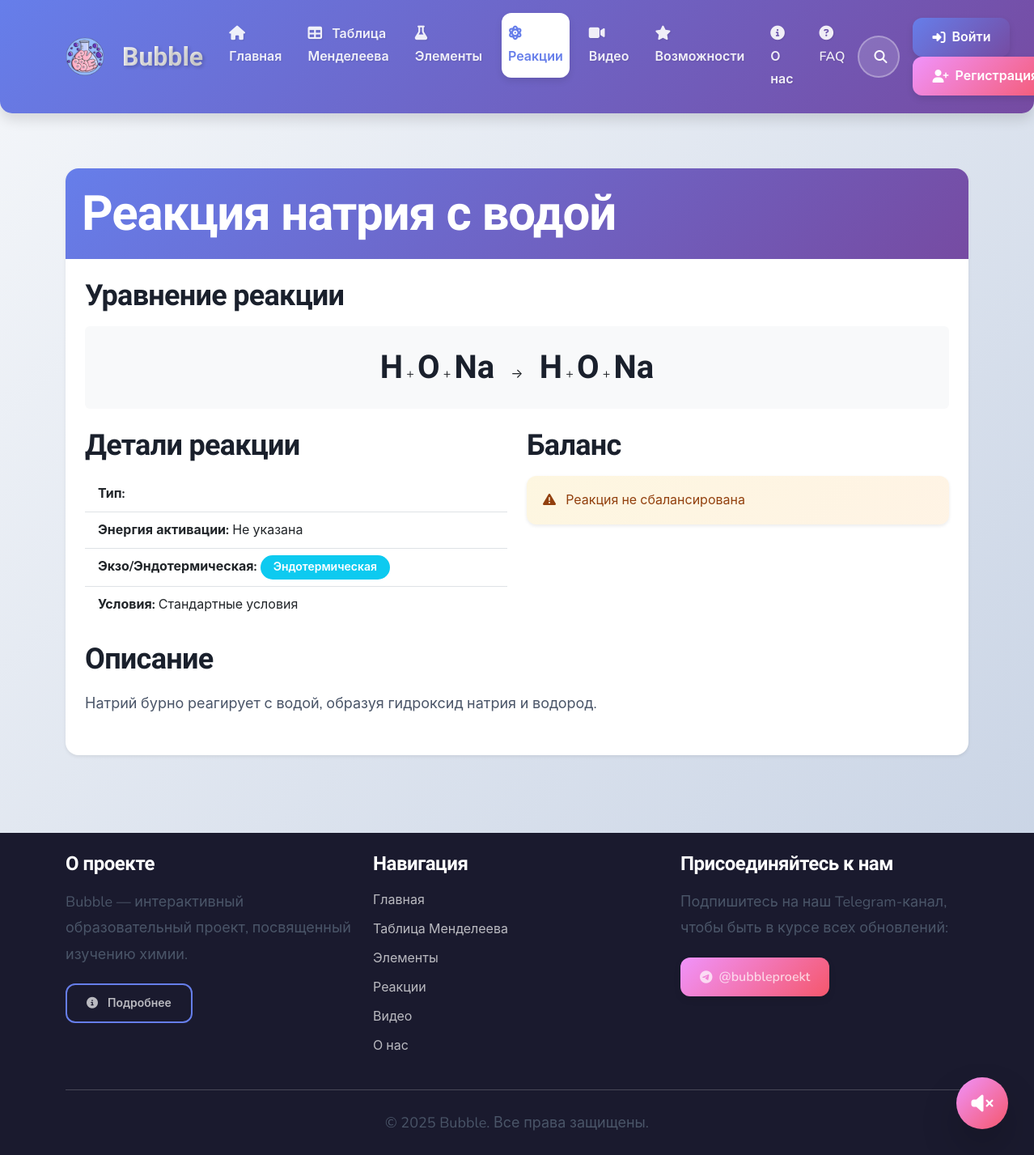
Screenshot of /chemistry/reactions/11/ with the database file from the repository.
### chemistry/models.py (models this page shows, shortened)
class ChemicalReaction(models.Model):
    name = models.CharField(_('Название'), max_length=200)
    reactants = models.ManyToManyField(Element, related_name='reactions_as_reactant',
                                        verbose_name=_('Реагенты'))
    products = models.ManyToManyField(Element, related_name='reactions_as_product',
                                      verbose_name=_('Продукты'))
    reaction_formula = models.CharField(_('Формула реакции'), max_length=255)
    description = models.TextField(_('Описание'), blank=True)
    video = models.FileField(_('Видео реакции'), upload_to='reaction_videos/', blank=True, null=True)
    image = models.ImageField(_('Изображение'), upload_to='reaction_images/', blank=True, null=True)
    is_active = models.BooleanField(_('Активна'), default=True)
    class Meta:
        verbose_name = _('Химическая реакция')
        verbose_name_plural = _('Химические реакции')

class Element(models.Model):
    STATE_CHOICES = [
        ('solid', _('Твёрдое')),
        ('liquid', _('Жидкое')),
        ('gas', _('Газообразное')),
    ]
    name = models.CharField(_('Название'), max_length=100)
    symbol = models.CharField(_('Символ'), max_length=3)
    atomic_number = models.PositiveSmallIntegerField(_('Атомный номер'), unique=True)
    atomic_weight = models.FloatField(_('Атомная масса'))
    group = models.PositiveSmallIntegerField(_('Группа'), null=True, blank=True)
    period = models.PositiveSmallIntegerField(_('Период'))
    category = models.ForeignKey(ElementCategory, on_delete=models.CASCADE,
                                 related_name='elements', verbose_name=_('Категория'))
    state = models.CharField(_('Агрегатное состояние'), max_length=10, choices=STATE_CHOICES, default='solid')
    image = models.ImageField(_('Изображение'), upload_to='elements/', blank=True, null=True)
    description = models.TextField(_('Описание'), blank=True)
    fun_facts = models.TextField(_('Интересные факты'), blank=True)
    is_active = models.BooleanField(_('Активен'), default=True)
    created_at = models.DateTimeField(_('Дата создания'), auto_now_add=True)
    updated_at = models.DateTimeField(_('Дата обновления'), auto_now=True)
    class Meta:
        verbose_name = _('Химический элемент')
        verbose_name_plural = _('Химические элементы')
        ordering = ['atomic_number']

### chemistry/views.py (the view)
# urls.py: path('reactions/<int:pk>/', views.reaction_detail, name='reaction_detail'),
def reaction_detail(request, pk):
    reaction = get_object_or_404(ChemicalReaction, pk=pk)
    return render(request, 'chemistry/reaction_detail.html', {'reaction': reaction})

### templates/chemistry/reaction_detail.html (shortened to what this page needs)
{% extends 'base/base.html' %}
{% load i18n %}
{% load static %}
{% block content %}
<div class="container py-4">
    <div class="card shadow-sm">
        <div class="card-header bg-primary text-white">
            <h1 class="card-title mb-0">{{ reaction.name }}</h1>
        </div>
        <div class="card-body">
            <div class="reaction-equation mb-4">
                <h3>{% trans "Уравнение реакции" %}</h3>
                <div class="reaction-display p-3 bg-light rounded text-center">
                    {% for reactant in reaction.reactants.all %}
                        {% if not forloop.first %} + {% endif %}
                        <a href="{% url 'chemistry:element_detail' reactant.atomic_number %}" class="element-link">
                            <span class="element-symbol">{{ reactant.symbol }}</span>
                        </a>
                    {% endfor %}
                    <span class="reaction-arrow mx-3">→</span>
                    {% for product in reaction.products.all %}
                        {% if not forloop.first %} + {% endif %}
                        <a href="{% url 'chemistry:element_detail' product.atomic_number %}" class="element-link">
                            <span class="element-symbol">{{ product.symbol }}</span>
                        </a>
                    {% endfor %}
                </div>
            </div>
            <div class="row mb-4">
                <div class="col-md-6">
                    <div class="reaction-details">
                        <h3>{% trans "Детали реакции" %}</h3>
                        <ul class="list-group list-group-flush">
                            <li class="list-group-item">
                                <strong>{% trans "Тип:" %}</strong> {{ reaction.reaction_type.name }}
                            </li>
                            <li class="list-group-item">
                                <strong>{% trans "Энергия активации:" %}</strong>
                                {% if reaction.activation_energy %}
                                    {{ reaction.activation_energy }} {% trans "кДж/моль" %}
                                {% else %}
                                    {% trans "Не указана" %}
                                {% endif %}
                            </li>
                            <li class="list-group-item">
                                <strong>{% trans "Экзо/Эндотермическая:" %}</strong>
                                {% if reaction.is_exothermic %}
                                    <span class="badge bg-danger">{% trans "Экзотермическая" %}</span>
                                {% else %}
                                    <span class="badge bg-info">{% trans "Эндотермическая" %}</span>
                                {% endif %}
                            </li>
                            <li class="list-group-item">
                                <strong>{% trans "Условия:" %}</strong>
                                {{ reaction.conditions|default:_("Стандартные условия") }}
                            </li>
                        </ul>
                    </div>
                </div>
                <div class="col-md-6">
                    <div class="reaction-balanced-status">
                        <h3>{% trans "Баланс" %}</h3>
                        {% if reaction.is_balanced %}
                            <div class="alert alert-success">
                                <i class="fas fa-check-circle me-2"></i>
                                {% trans "Реакция сбалансирована" %}
                            </div>
                        {% else %}
                            <div class="alert alert-warning">
                                <i class="fas fa-exclamation-triangle me-2"></i>
                                {% trans "Реакция не сбалансирована" %}
                            </div>
                        {% endif %}
                    </div>
                </div>
            </div>
            <div class="reaction-description mb-4">
                <h3>{% trans "Описание" %}</h3>
                <p>{{ reaction.description|default:_("Описание отсутствует.") }}</p>
            </div>
        </div>
    </div>
</div>
{% endblock %}

### static/css/style.css (style rules this page uses)
:root { --bubble-primary: #4a86e8; --bubble-primary-light: #6fa8ff; --bubble-primary-dark: #2a5db0; --bubble-secondary: #e84a9c; --bubble-secondary-light: #ff7cbf; --bubble-secondary-dark: #b0276a; --bubble-success: #5DCB85; --bubble-warning: #FFD966; --bubble-danger: #FF6B6B; --bubble-bg: #f9faff; --bubble-text: #333; --bubble-text-light: #666; --border-radius-sm: 8px; --border-radius-md: 16px; --border-radius-lg: 24px; --border-radius-xl: 36px; --shadow-sm: 0 4px 6px rgba(0, 0, 0, 0.05), 0 1px 3px rgba(0, 0, 0, 0.1); --shadow-md: 0 8px 24px rgba(0, 0, 0, 0.1), 0 2px 8px rgba(0, 0, 0, 0.05); --shadow-lg: 0 15px 45px rgba(0, 0, 0, 0.1), 0 5px 15px rgba(0, 0, 0, 0.05); }
body { font-family: 'Nunito', sans-serif; background-color: var(--bubble-bg); color: var(--bubble-text); line-height: 1.6; }
h1, h2, h3, h4, h5, h6 { font-family: 'Baloo 2', cursive; font-weight: 700; color: var(--bubble-primary-dark); }
a { color: var(--bubble-primary); text-decoration: none; transition: all 0.3s ease; }
.element-symbol { font-size: 2.5rem; font-weight: 700; margin-bottom: 0.2rem; }
.element-symbol { font-size: 1.5em; font-weight: bold; text-align: center; margin: 2px 0; }

### rows the page displays
ChemicalReaction: name "Реакция натрия с водой", description "Натрий бурно реагирует с водой, образуя гидроксид натрия и водород."
Element: symbol "H"
Element: symbol "O"
Element: symbol "Na"

### other values shown
{{ reaction.conditions|default:_("Стандартные условия") }} "Стандартные условия"
